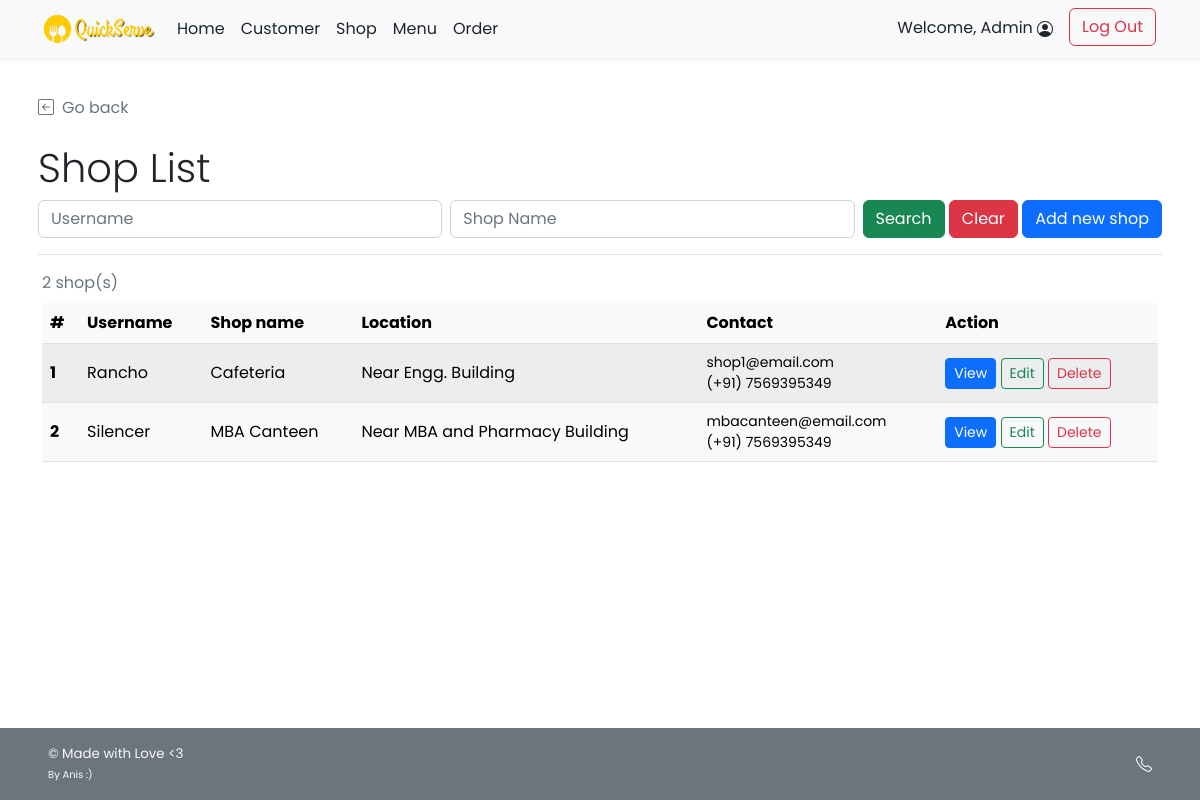
The page /admin/admin_shop_list.php (signed in) on the database its author committed.
### tables this page shows
CREATE TABLE `shop` (
  `s_username` varchar(45) NOT NULL,
  `s_pwd` varchar(45) NOT NULL,
  `s_name` varchar(100) NOT NULL,
  `s_location` varchar(100) NOT NULL,
  `s_email` varchar(100) NOT NULL,
  `s_phoneno` varchar(45) NOT NULL,
  `s_pic` text DEFAULT NULL,
  `s_id` int(11) NOT NULL
);

### admin/admin_shop_list.php (the view, shortened to what this page needs)
<!DOCTYPE html>
<html lang="en" class="h-100">
<head>
    <?php
        include("../conn_db.php");
        include('../head.php');
    ?>
    <link href="../css/main.css" rel="stylesheet">
</head>
<body class="d-flex flex-column h-100">
    <?php include('nav_header_admin.php')?>
    <div class="container p-2 pb-0" id="admin-dashboard">
        <div class="mt-4 border-bottom">
            <a class="nav nav-item text-decoration-none text-muted mb-2" href="#" onclick="history.back();">
                <i class="bi bi-arrow-left-square me-2"></i>Go back
            </a>
            <h2 class="pt-3 display-6">Shop List</h2>
            <form class="form-floating mb-3" method="GET" action="admin_shop_list.php">
                <div class="row g-2">
                    <div class="col">
                        <input type="text" class="form-control" id="username" name="un" placeholder="Username"
                            <?php if(isset($_GET["search"])){?>value="<?php echo $_GET["un"];?>" <?php } ?>>
                    </div>
                    <div class="col">
                        <input type="text" class="form-control" id="shopname" name="sn" placeholder="Shop Name"
                            <?php if(isset($_GET["search"])){?>value="<?php echo $_GET["sn"];?>" <?php } ?>>
                    </div>
                    <div class="col-auto">
                        <button type="submit" name="search" value="1" class="btn btn-success">Search</button>
                        <button type="reset" class="btn btn-danger"
                            onclick="javascript: window.location='admin_shop_list.php'">Clear</button>
                        <a href="admin_shop_add.php" class="btn btn-primary">Add new shop</a>
                    </div>
                </div>
            </form>
        </div>
    </div>
    <div class="container pt-2" id="cust-table">
        <?php
            if(!isset($_GET["search"])){
                $search_query = "SELECT s_id,s_username,s_name,s_location,s_email,s_phoneno FROM shop;";
            }else{
                $search_un=$_GET["un"];
                $search_sn=$_GET["sn"];
                $search_query = "SELECT s_id,s_username,s_name,s_location,s_email,s_phoneno FROM shop
                WHERE s_username LIKE '%{$search_un}%' AND s_name LIKE '%{$search_sn}%';";
            }
            $search_result = $mysqli -> query($search_query);
            $search_numrow = $search_result -> num_rows;
            if($search_numrow == 0){
        ?>
        <div class="row">
            <div class="col mt-2 ms-2 p-2 bg-danger text-white rounded text-start">
                <i class="bi bi-x-circle ms-2"></i><span class="ms-2 mt-2">No shop found!</span>
                <a href="admin_shop_list.php" class="text-white">Clear Search Result</a>
            </div>
        </div>
        <?php } else{ ?>
        <div class="table-responsive">
        <table class="table rounded-5 table-light table-striped table-hover align-middle caption-top mb-5">
            <caption><?php echo $search_numrow;?> shop(s) <?php if(isset($_GET["search"])){?><br /><a
                    Result</a><?php } ?></caption>
            <thead class="bg-light">
                <tr>
                    <th scope="col">#</th>
                    <th scope="col">Username</th>
                    <th scope="col">Shop name</th>
                    <th scope="col">Location</th>
                    <th scope="col">Contact</th>
                    <th scope="col">Action</th>
                </tr>
            </thead>
            <tbody>
                <?php $i=1; while($row = $search_result -> fetch_array()){ ?>
                <tr>
                    <th><?php echo $i++;?></th>
                    <td><?php echo $row["s_username"];?></td>
                    <td><?php echo $row["s_name"];?></td>
                    <td class="text-wrap"><?php echo $row["s_location"];?></td>
                    <td class="small"><?php echo $row["s_email"];?><br/><?php echo "(+91) ".$row["s_phoneno"];?></td>
                    <td>
                        <a href="admin_shop_detail.php?s_id=<?php echo $row["s_id"]?>"
                            class="btn btn-sm btn-primary">View</a>
                        <a href="admin_shop_edit.php?s_id=<?php echo $row["s_id"]?>"
                            class="btn btn-sm btn-outline-success">Edit</a>
                        <a href="admin_shop_delete.php?s_id=<?php echo $row["s_id"]?>"
                            class="btn btn-sm btn-outline-danger">Delete</a>
                    </td>
                </tr>
                <?php } ?>
            </tbody>
        </table>
        </div>
        <?php }
        ?>
    </div>
    <?php include('admin_footer.php')?>
</body>
</html>

### css/main.css (style rules this page uses)
html { height: 100%; }
body { height: 100%; padding-top: 4rem; margin-bottom: -50px; font-family: 'Poppins', 'Noto Sans Thai', sans-serif; }
a { cursor: pointer; }
.bi { vertical-align: -.125em; fill: currentColor; }

### rows shown on the page
shop: s_username "Rancho", s_name "Cafeteria", s_location "Near Engg. Building", s_email "shop1@email.com", s_phoneno "7569395349"
shop: s_username "Silencer", s_name "MBA Canteen", s_location "Near MBA and Pharmacy Building", s_email "mbacanteen@email.com", s_phoneno "7569395349"

### other values the page prints
$_SESSION['firstname'] "Admin"
$search_numrow "2"
